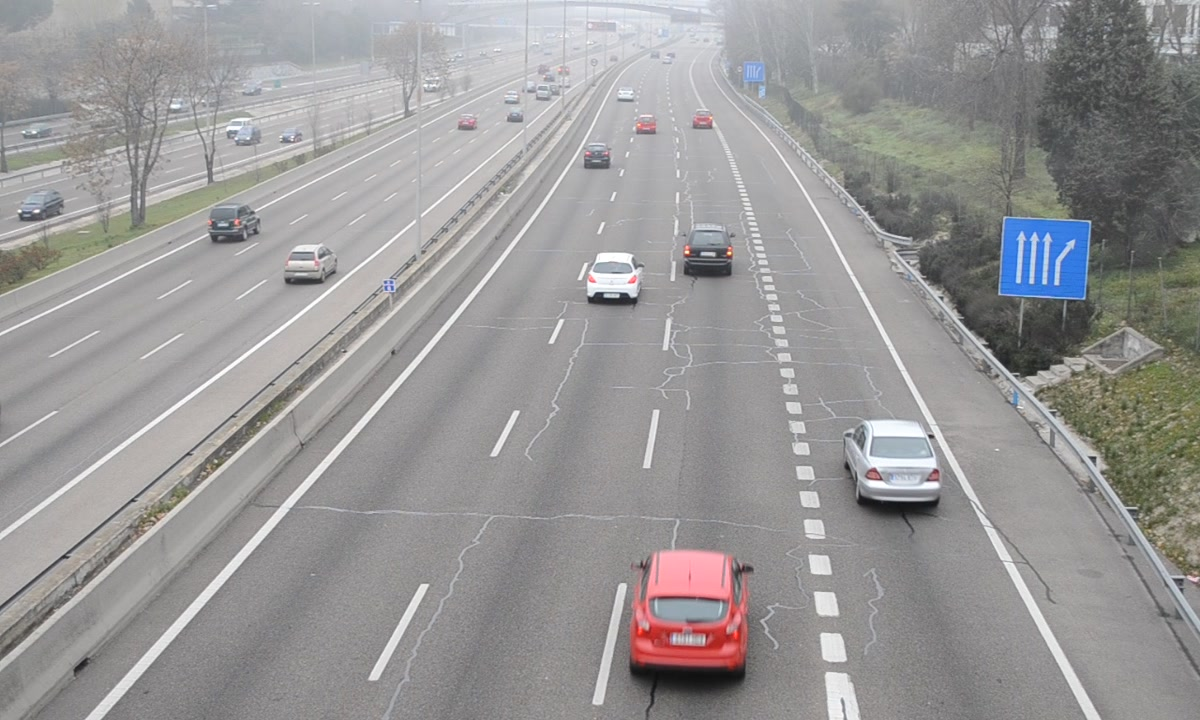
#> input picture fig/vehicular-traffic.jpg, 1200 x 720 px
$ jupyter execute lab_02_main.ipynb   (text cells are left out)
#> lines starting #> are read from the running program, lines starting #| are printed output that depends on the picture; pictures that were not available may be replaced by others from this repository, and a replacement may not be noted
[cell 1]
import cv2
import numpy as np
import argparse

[cell 2]
IMAGE_IN_FILENAME = '../fig/vehicular-traffic.jpg'
IMAGE_OUT_FILENAME = 'vehicular-traffic-out.jpg'
VIDEO_IN_FILENAME = '../fig/highway_right_solid_white_line_short.mp4'

[cell 3]
# read in input image
# alternatively, you can use cv2.IMREAD_GRAYSCALE
img_in = cv2.imread(IMAGE_IN_FILENAME, cv2.IMREAD_COLOR)
#> img_in is the input picture: shape (720, 1200, 3); mean B, G, R 151.1, 151.1, 152.5

# create a new window for image visualisation purposes
# alternatively, you can use cv2.WINDOW_NORMAL
cv2.namedWindow("input image", cv2.WINDOW_AUTOSIZE)

# visualise input image
cv2.imshow("input image", img_in)

# convert input image from colour to greyscale
img_out = cv2.cvtColor(img_in, cv2.COLOR_BGR2GRAY)
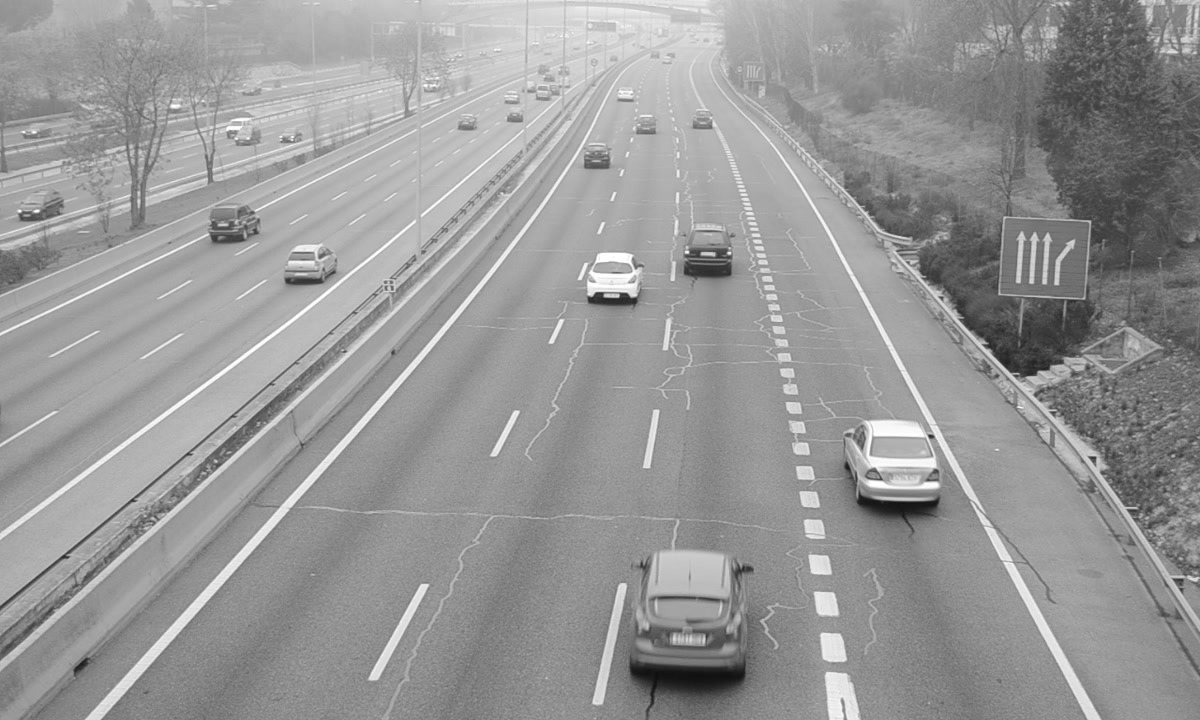
#> img_out: shape (720, 1200); min 15, max 255, mean 151.6

# visualise greyscale image
cv2.imshow("greyscale image", img_out)

# wait for the user to press a key
key = cv2.waitKey(0)
#> (key q is pressed here)

# if user presses 's', the grayscale image is write to an image file
if key == ord("s"):

    cv2.imwrite(IMAGE_OUT_FILENAME, img_out)
    print('output image has been saved in %s' % IMAGE_OUT_FILENAME)

# destroy windows to free memory
cv2.destroyAllWindows()
print('windows have been closed properly - bye!')

[cell 4]
def options():
    # parse command line arguments
    parser = argparse.ArgumentParser('Read, visualise and write image into disk')
    parser.add_argument('-i', '--in_image_name', help='input image name', required=True)
    parser.add_argument('-o', '--out_image_name', help='output image name', required=True)
    args = vars(parser.parse_args())
    return args

def processing_image(img_in_name, img_out_name):

    # read in image from file
    # alternatively, you can use cv2.IMREAD_GRAYSCALE
#> called with img_in_name = '../fig/vehicular-traffic.jpg', img_out_name = 'vehicular-traffic-out.jpg'
    img_in = cv2.imread(img_in_name, cv2.IMREAD_COLOR)

    # verify that image exists
    if img_in is None:
        print('ERROR: image ', img_in_name, 'could not be read')
        exit()

    # convert input image from colour to grayscale
    img_out = cv2.cvtColor(img_in, cv2.COLOR_BGR2GRAY)

    # create a new window for image purposes
    # alternatively, you can use cv2.WINDOW_NORMAL
    # that option will allow you for window resizing
    cv2.namedWindow("input image", cv2.WINDOW_AUTOSIZE)
    cv2.namedWindow("output image", cv2.WINDOW_AUTOSIZE)

    # visualise input and output image
    cv2.imshow("input image", img_in)
    cv2.imshow("output image", img_out)

    # wait for the user to press a key
    key = cv2.waitKey(0)
#> (key q is pressed here)

    # if user pressed 's', the grayscale image is write to disk
    if key == ord("s"):
        cv2.imwrite(img_out_name, img_out)
        print('output image has been saved in %s' % img_out)

    # destroy windows to free memory
    cv2.destroyAllWindows()
    print('windows have been closed properly')

# main function
def main():

    # uncomment these lines when running on jupyter notebook
    # and comment when running as a script on linux terminal
    args = {
            "in_image_name": IMAGE_IN_FILENAME,
            "out_image_name": IMAGE_OUT_FILENAME
            }
    in_image_name = args['in_image_name']
    out_image_name = args['out_image_name']

    # comment the following line when running on jupyter notebook
    # and uncomment when running as a script on linux terminarl
    # args = options()

    # call processing image
    processing_image(in_image_name, out_image_name)


# run first
if __name__=='__main__':
    main()

[cell 5]
# create a VideoCapture object
cap = cv2.VideoCapture(0)

# main loop
while(True):

    # capture new frame
    ret, frame = cap.read()
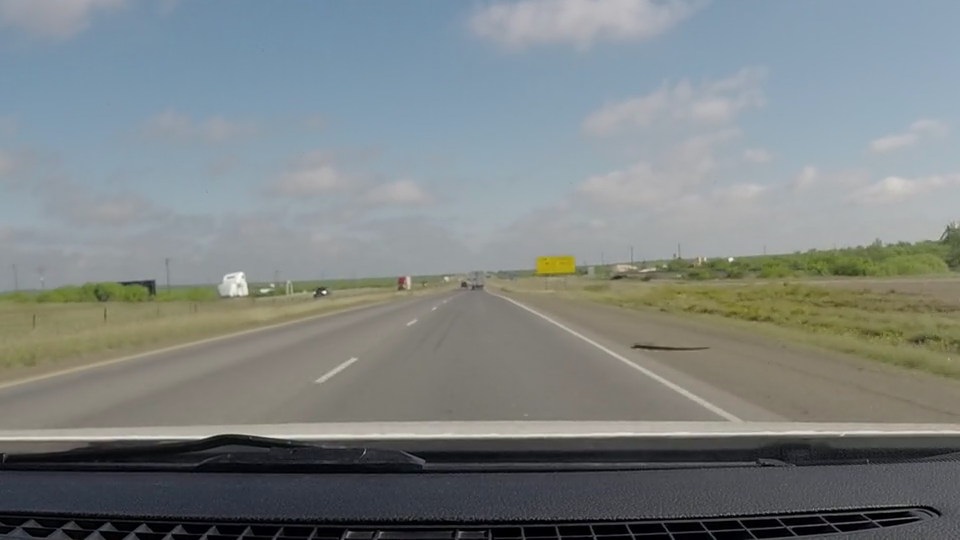
#> input picture frame 57 of fig/videos/highway.mp4, 960 x 540 px, given in place of the camera
#> frame is the input picture: shape (540, 960, 3); mean B, G, R 131.3, 130.8, 124.7

    # convert from colour to grayscale image
    gray = cv2.cvtColor(frame, cv2.COLOR_BGR2GRAY)
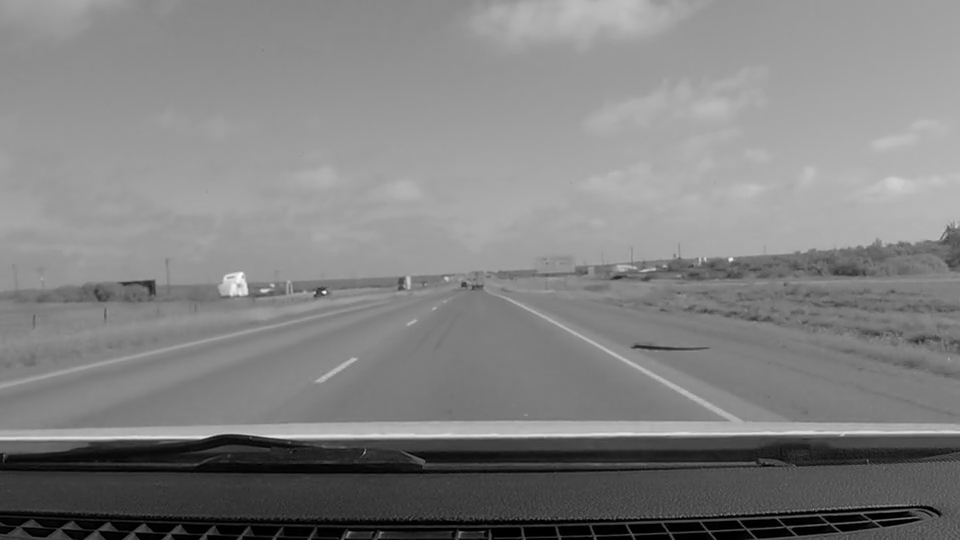
#> gray: shape (540, 960); min 0, max 252, mean 128.9

    # visualise image
    cv2.imshow('frame', frame)

    # wait for the user to press 'q' to close the window
    if cv2.waitKey(1) & 0xFF == ord('q'):
#> (key q is pressed here)
        break

# release VideoCapture object
cap.release()

# destroy windows to free memory
cv2.destroyAllWindows()

[cell 6]
# import required libraries
import numpy as np
import cv2


def configure_videoCapture(device_index):

    """
    Configure video capture object to handle video device.

    Parameters
        device_index: int value indicating the index number to access camera

    Returns
        cap: videoCapture-type object

    """

    # create a videoCapture object and returns either a True or False
    cap = cv2.VideoCapture(device_index)

    # if camera could not be opened, it displays an error and exits
    if not cap.isOpened():
        print("ERROR: Camera could not be opened")
        exit()

    # return videoCapture object 'cap'
    return cap


def print_video_frame_specs(cap):

    """
    Print video specifications such as video frame width and height, fps,
    brightness, contrast, saturation, gain, and exposure.

    Parameters
        cap: video capture object

    Returns
        None: this definition only prints information on the command line
              window.
    """

    # retrieve video properties
    ret, frame = cap.read()
    frame_height, frame_width = frame.shape[:2]
#> frame_height = 540; frame_width = 960

    # verify that frame was properly captured
    if ret == False:
        print("ERROR: current frame could not be read")
        exit()

    else: # if so, video frame stats are displayed

        # print video frames specifications
        print('\nVideo specifications:')
        print('\tframe width: ', cap.get(cv2.CAP_PROP_FRAME_WIDTH))
        print('\tframe height: ', cap.get(cv2.CAP_PROP_FRAME_HEIGHT))
        print('\tframe rate: ', cap.get(cv2.CAP_PROP_FPS))
        print('\tbrightness: ', cap.get(cv2.CAP_PROP_BRIGHTNESS))
        print('\tcontrast: ', cap.get(cv2.CAP_PROP_CONTRAST))
        print('\tsaturation: ', cap.get(cv2.CAP_PROP_SATURATION))
        print('\thue: ', cap.get(cv2.CAP_PROP_GAIN))
        print('\texposure: ', cap.get(cv2.CAP_PROP_EXPOSURE))

    # return None
    return None


def capture_and_process_video(cap):

    """
    Capture live video from a camera connected to your computer. Each frame is
    flipped and visualised together with the original frame on separate windows.

    Parameters
        cap: video capture object

    Returns
        None: none

    """

    # create a new window for image purposes
    cv2.namedWindow("input image", cv2.WINDOW_AUTOSIZE)  # alternatively, you can use cv2.WINDOW_NORMAL
    cv2.namedWindow("output image", cv2.WINDOW_AUTOSIZE) # that option will allow you for window resizing


    # main loop
    print('\ncapturing video ...')
    while(cap.isOpened()):

        # capture frame by frame
        ret, frame = cap.read()
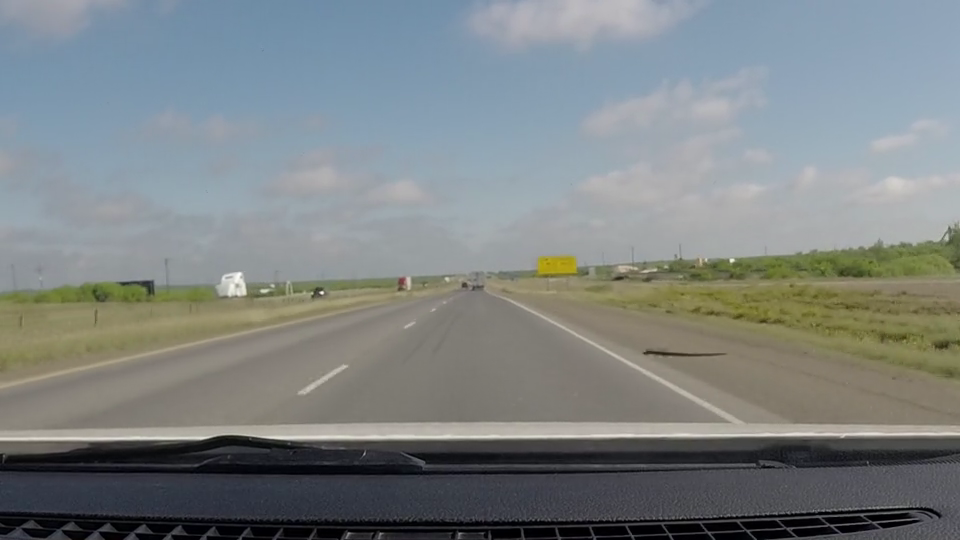
#> input picture frame 58 of fig/videos/highway.mp4, 960 x 540 px, given in place of the camera
#> frame is the input picture: shape (540, 960, 3); mean B, G, R 131.5, 131, 125

        # verify that frame was properly captured
        if ret == False:
            print("ERROR: current frame could not be read")
            break

        # if frame was properly captured, it is converted
        # from a colour to a grayscale image
        frame_out = cv2.flip(frame,0)
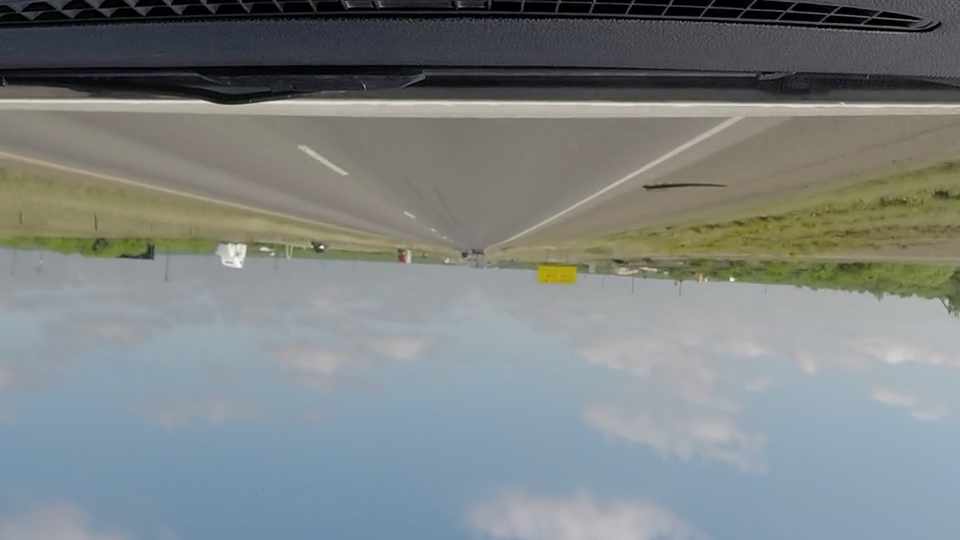
#> frame_out: shape (540, 960, 3); mean B, G, R 131.5, 131, 125

        # visualise current frame and grayscale frame
        cv2.imshow("input image", frame)
        cv2.imshow("output image", frame_out)


        # wait for the user to press a key
        if cv2.waitKey(1) & 0xFF == ord('q'):
#> (key q is pressed here)
            break

    # return none
    return None


def free_memory(cap):

    """
    Free memory by releasing videoCapture 'cap' and by destroying/closing all
    open windows.

    Parameters
        cap: video capture object

    Returns
        None: none
    """

    # when finished, release the VideoCapture object and close windows to free memory
    print('closing camera ...')
    cap.release()
    print('camera closed')
    cv2.destroyAllWindows()
    print('program finished - bye!\n')

    # return none
    return None


def run_pipeline(device_index=0):
    """
    Run pipeline to capture, process and visualise both the original frame and
    processed frame.

    Parameters
        device_index: device index - 0 default

    Returns
        arg: None

    """

    # pipeline
    cap = configure_videoCapture(device_index)
    print_video_frame_specs(cap)
    capture_and_process_video(cap)
    free_memory(cap)

    # return none
    return None


# run pipeline
run_pipeline(device_index = 0)

[cell 7]
# import required libraries
import numpy as np
import cv2

# create a VideoCapture object and specify video file to be read
cap = cv2.VideoCapture(VIDEO_IN_FILENAME)

# main loop
while(cap.isOpened()):

    # read current frame
    ret, frame = cap.read()

    # validate that frame was capture correctly
    if ret:

        # convert frame from colour to gray scale
        gray = cv2.cvtColor(frame, cv2.COLOR_BGR2GRAY)

        # show current frame
        cv2.imshow('frame',gray)

    # wait for the user to press 'q' to exit
    if cv2.waitKey(1) & 0xFF == ord('q'):
#> (key q is pressed here)
